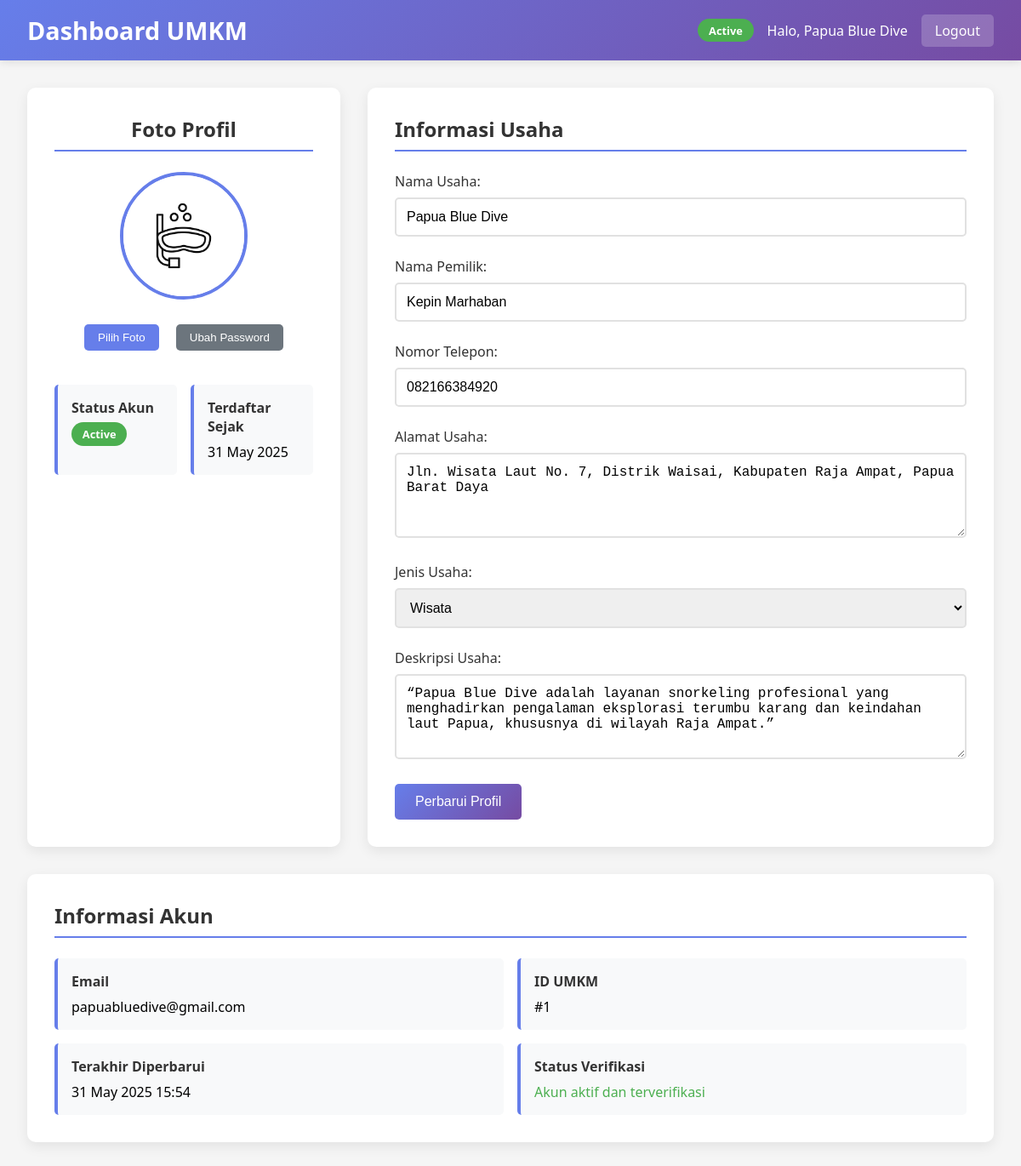
Page /umkm/umkm_dashboard.php (signed in) on the committed database.
### tables this page shows
CREATE TABLE `umkm` (
  `id` int(11) NOT NULL,
  `email` varchar(100) NOT NULL,
  `password` varchar(255) NOT NULL,
  `business_name` varchar(100) NOT NULL,
  `owner_name` varchar(100) NOT NULL,
  `phone` varchar(20) NOT NULL,
  `address` text NOT NULL,
  `business_type` enum('jasa','event','kuliner','kerajinan','wisata') NOT NULL,
  `description` text DEFAULT NULL,
  `profile_image` varchar(255) DEFAULT 'default-umkm.jpg',
  `status` enum('pending','active','inactive') DEFAULT 'pending',
  `created_at` timestamp NOT NULL DEFAULT current_timestamp(),
  `updated_at` timestamp NOT NULL DEFAULT current_timestamp() ON UPDATE current_timestamp()
);

### umkm/umkm_dashboard.php (the view, shortened to what this page needs)
<?php
$db = getDbConnection();
$umkm_id = $_SESSION['umkm_id'];
$stmt = $db->prepare("SELECT * FROM umkm WHERE id = ?");
$stmt->bind_param("i", $umkm_id);
$stmt->execute();
$result = $stmt->get_result();
$umkm_data = $result->fetch_assoc();
$profile_image = $umkm_data['profile_image'] ? $umkm_data['profile_image'] : 'default-umkm.jpg';
$profile_image_path = '../uploads/profile_images/' . $profile_image;
?>
<!DOCTYPE html>
<html lang="id">
<head>
</head>
<body>
    <div class="header">
        <div class="header-content">
            <h1>Dashboard UMKM</h1>
            <div class="header-info">
                <span class="status-badge status-<?php echo $umkm_data['status']; ?>">
                    <?php echo ucfirst($umkm_data['status']); ?>
                </span>
                <span>Halo, <?php echo htmlspecialchars($umkm_data['business_name']); ?></span>
                <a href="../logout.php" class="logout-btn">Logout</a>
            </div>
        </div>
    </div>
    <div class="container">
        <div class="dashboard-grid">
            <div class="card profile-section">
                <h2>Foto Profil</h2>
                <img src="<?php echo htmlspecialchars($profile_image_path); ?>" alt="Profile" class="profile-image" id="profileImage">
                <div>
                    <button class="upload-btn" onclick="document.getElementById('imageInput').click()">Pilih Foto</button>
                    <button class="upload-btn btn-secondary" onclick="changePassword()">Ubah Password</button>
                </div>
                <div class="info-grid" style="margin-top: 2rem; text-align: left;">
                    <div class="info-item">
                        <strong>Status Akun</strong>
                        <span class="status-badge status-<?php echo $umkm_data['status']; ?>">
                            <?php echo ucfirst($umkm_data['status']); ?>
                        </span>
                    </div>
                    <div class="info-item">
                        <strong>Terdaftar Sejak</strong>
                        <?php echo date('d M Y', strtotime($umkm_data['created_at'])); ?>
                    </div>
                </div>
            </div>
            <div class="card">
                <h2>Informasi Usaha</h2>
                <form method="POST">
                    <div class="form-group">
                        <label for="business_name">Nama Usaha:</label>
                        <input type="text" name="business_name" id="business_name" required
                               value="<?php echo htmlspecialchars($umkm_data['business_name']); ?>">
                    </div>
                    <div class="form-group">
                        <label for="owner_name">Nama Pemilik:</label>
                        <input type="text" name="owner_name" id="owner_name" required
                               value="<?php echo htmlspecialchars($umkm_data['owner_name']); ?>">
                    </div>
                    <div class="form-group">
                        <label for="phone">Nomor Telepon:</label>
                        <input type="text" name="phone" id="phone" required
                               value="<?php echo htmlspecialchars($umkm_data['phone']); ?>">
                    </div>
                    <div class="form-group">
                        <label for="address">Alamat Usaha:</label>
                        <textarea name="address" id="address" required><?php echo htmlspecialchars($umkm_data['address']); ?></textarea>
                    </div>
                    <div class="form-group">
                        <label for="business_type">Jenis Usaha:</label>
                        <select name="business_type" id="business_type" required>
                            <option value="wisata" <?php echo ($umkm_data['business_type'] == 'wisata') ? 'selected' : ''; ?>>Wisata</option>
                        </select>
                    </div>
                    <div class="form-group">
                        <label for="description">Deskripsi Usaha:</label>
                        <textarea name="description" id="description"><?php echo htmlspecialchars($umkm_data['description']); ?></textarea>
                    </div>
                    <button type="submit" name="update_profile" class="btn">Perbarui Profil</button>
                </form>
            </div>
        </div>
        <div class="card">
            <h2>Informasi Akun</h2>
            <div class="info-grid">
                <div class="info-item">
                    <strong>Email</strong>
                    <?php echo htmlspecialchars($umkm_data['email']); ?>
                </div>
                <div class="info-item">
                    <strong>ID UMKM</strong>
                    #<?php echo $umkm_data['id']; ?>
                </div>
                <div class="info-item">
                    <strong>Terakhir Diperbarui</strong>
                    <?php echo $umkm_data['updated_at'] ? date('d M Y H:i', strtotime($umkm_data['updated_at'])) : 'Belum pernah'; ?>
                </div>
                <div class="info-item">
                    <strong>Status Verifikasi</strong>
                    <?php if ($umkm_data['status'] == 'pending'): ?>
                        <span style="color: #FF9800;">Menunggu persetujuan admin</span>
                    <?php elseif ($umkm_data['status'] == 'active'): ?>
                        <span style="color: #4CAF50;">Akun aktif dan terverifikasi</span>
                    <?php else: ?>
                        <span style="color: #f44336;">Akun tidak aktif</span>
                    <?php endif; ?>
                </div>
            </div>
        </div>
    </div>
</body>
</html>

### umkm/umkm_dashboard.php (style rules this page uses)
* { margin: 0; padding: 0; box-sizing: border-box; }
body { font-family: 'Segoe UI', Tahoma, Geneva, Verdana, sans-serif; background: #f5f5f5; min-height: 100vh; }
.header { background: linear-gradient(135deg, #667eea 0%, #764ba2 100%); color: white; padding: 1rem 2rem; box-shadow: 0 2px 10px rgba(0,0,0,0.1); }
.header-content { max-width: 1200px; margin: 0 auto; display: flex; justify-content: space-between; align-items: center; }
.header h1 { font-size: 1.8rem; }
.header-info { display: flex; align-items: center; gap: 1rem; }
.status-badge { padding: 0.3rem 0.8rem; border-radius: 20px; font-size: 0.8rem; font-weight: bold; }
.status-active { background: #4CAF50; color: white; }
.logout-btn { background: rgba(255,255,255,0.2); color: white; padding: 0.5rem 1rem; border: none; border-radius: 5px; cursor: pointer; text-decoration: none; transition: background 0.3s; }
.container { max-width: 1200px; margin: 2rem auto; padding: 0 2rem; }
.dashboard-grid { display: grid; grid-template-columns: 1fr 2fr; gap: 2rem; margin-bottom: 2rem; }
.card { background: white; padding: 2rem; border-radius: 10px; box-shadow: 0 5px 15px rgba(0,0,0,0.08); }
.card h2 { color: #333; margin-bottom: 1.5rem; padding-bottom: 0.5rem; border-bottom: 2px solid #667eea; }
.profile-section { text-align: center; }
.profile-image { width: 150px; height: 150px; border-radius: 50%; object-fit: cover; border: 4px solid #667eea; margin-bottom: 1rem; }
.upload-btn { background: #667eea; color: white; padding: 0.5rem 1rem; border: none; border-radius: 5px; cursor: pointer; margin: 0.5rem; }
.form-group { margin-bottom: 1.5rem; }
.form-group label { display: block; margin-bottom: 0.5rem; color: #333; font-weight: 500; }
.form-group input, .form-group select, .form-group textarea { width: 100%; padding: 0.75rem; border: 2px solid #e1e1e1; border-radius: 5px; font-size: 1rem; transition: border-color 0.3s; }
.form-group textarea { height: 100px; resize: vertical; }
.btn { background: linear-gradient(135deg, #667eea 0%, #764ba2 100%); color: white; padding: 0.75rem 1.5rem; border: none; border-radius: 5px; cursor: pointer; font-size: 1rem; transition: transform 0.2s; }
.btn-secondary { background: #6c757d; }
.info-grid { display: grid; grid-template-columns: 1fr 1fr; gap: 1rem; }
.info-item { padding: 1rem; background: #f8f9fa; border-radius: 5px; border-left: 4px solid #667eea; }
.info-item strong { display: block; margin-bottom: 0.5rem; color: #333; }

### rows in the picture
umkm: status "Active", business_name "Papua Blue Dive", profile_image (picture), created_at "31 May 2025", owner_name "Kepin Marhaban", phone "082166384920", address "Jln. Wisata Laut No. 7, Distrik Waisai, Kabupaten Raja Ampat, Papua Barat Daya", business_type "Wisata", description "“Papua Blue Dive adalah layanan snorkeling profesional yang menghadirkan pengalaman eksplorasi terumbu karang dan keindahan laut Papua, khususnya di wilayah Raja Ampat.”", email "papuabluedive@gmail.com", id "1", updated_at "31 May 2025 15:54"
